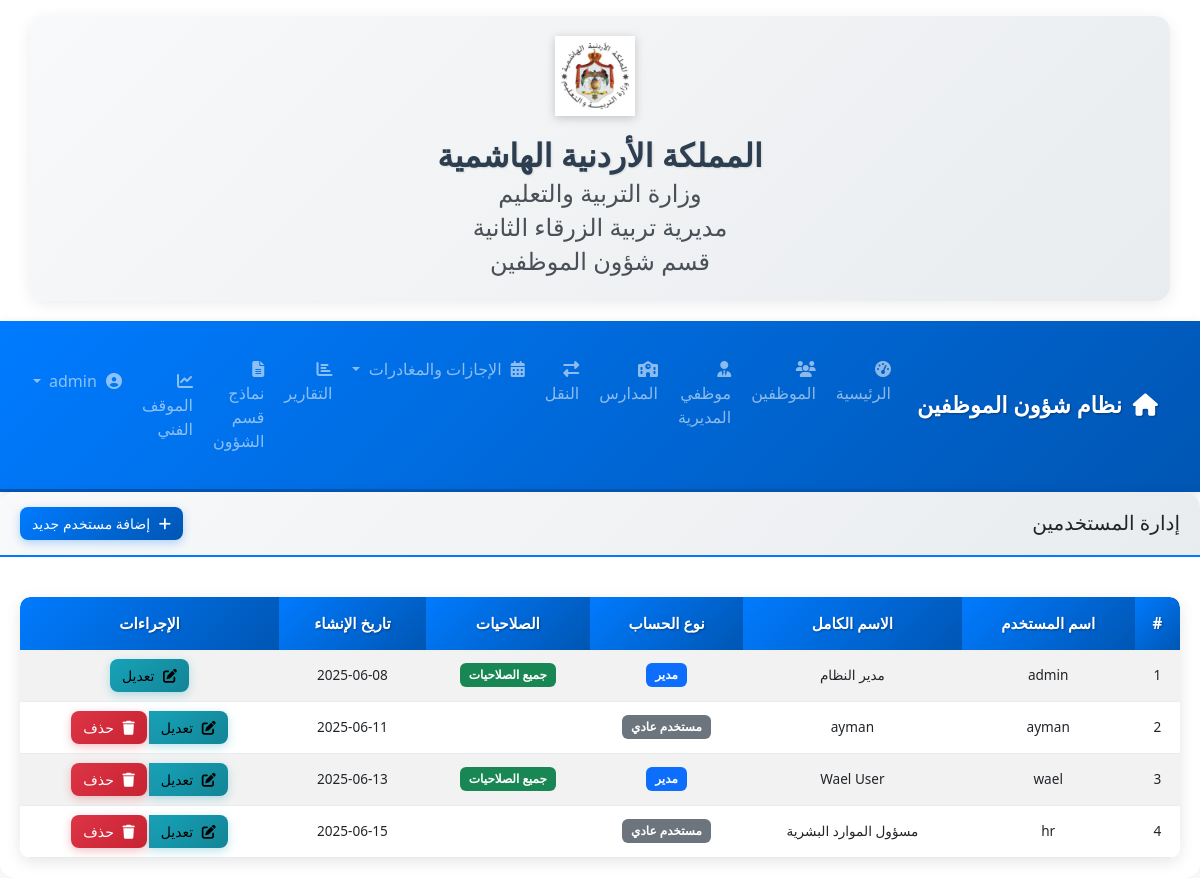
Screenshot of /users (signed in) with the database file from the repository.
### models.py (models this page shows, shortened)
class User(UserMixin, db.Model):
    id = db.Column(db.Integer, primary_key=True)
    username = db.Column(db.String(64), unique=True, nullable=False)
    password_hash = db.Column(db.String(128), nullable=False)
    full_name = db.Column(db.String(100), nullable=False)
    is_admin = db.Column(db.Boolean, default=False)
    created_at = db.Column(db.DateTime, default=datetime.utcnow)
    can_backup_database = db.Column(db.Boolean, default=False)
    can_view_employees_list = db.Column(db.Boolean, default=False)
    can_view_employee_details = db.Column(db.Boolean, default=False)
    can_edit_employees_data = db.Column(db.Boolean, default=False)
    can_add_new_employee = db.Column(db.Boolean, default=False)
    can_delete_employee = db.Column(db.Boolean, default=False)
    can_view_schools_list = db.Column(db.Boolean, default=False)
    can_view_school_details = db.Column(db.Boolean, default=False)
    can_edit_schools_data = db.Column(db.Boolean, default=False)
    can_add_new_school = db.Column(db.Boolean, default=False)
    can_delete_school = db.Column(db.Boolean, default=False)  # نقل هذا العمود إلى هنا
    can_view_leaves_list = db.Column(db.Boolean, default=False)
    can_view_leave_details = db.Column(db.Boolean, default=False)
    can_edit_leaves_data = db.Column(db.Boolean, default=False)
    can_add_new_leave = db.Column(db.Boolean, default=False)
    can_delete_leave = db.Column(db.Boolean, default=False)
    can_manage_leave_balances = db.Column(db.Boolean, default=False)
    can_delete_leaves = db.Column(db.Boolean, default=False)
    can_approve_leaves = db.Column(db.Boolean, default=False)
    can_view_departures_list = db.Column(db.Boolean, default=False)
    can_view_departure_details = db.Column(db.Boolean, default=False)
    can_edit_departures_data = db.Column(db.Boolean, default=False)
    can_add_new_departure = db.Column(db.Boolean, default=False)
    can_delete_departure = db.Column(db.Boolean, default=False)
    can_view_departures = db.Column(db.Boolean, default=False)
    can_add_departures = db.Column(db.Boolean, default=False)
    can_edit_departures = db.Column(db.Boolean, default=False)
    can_delete_departures = db.Column(db.Boolean, default=False)
    can_convert_departures = db.Column(db.Boolean, default=False)
    can_view_transfers_list = db.Column(db.Boolean, default=False)
    can_view_transfer_details = db.Column(db.Boolean, default=False)
    can_edit_transfers_data = db.Column(db.Boolean, default=False)
    can_add_new_transfer = db.Column(db.Boolean, default=False)
    can_delete_transfer = db.Column(db.Boolean, default=False)
    can_view_leave_reports = db.Column(db.Boolean, default=False)
    can_view_departure_reports = db.Column(db.Boolean, default=False)
    can_export_employee_data = db.Column(db.Boolean, default=False)
    can_export_school_data = db.Column(db.Boolean, default=False)
    can_export_report_data = db.Column(db.Boolean, default=False)
    can_export_employees = db.Column(db.Boolean, default=False)
    can_export_leaves = db.Column(db.Boolean, default=False)
    can_export_departures = db.Column(db.Boolean, default=False)
    can_export_balances = db.Column(db.Boolean, default=False)
    can_export_reports = db.Column(db.Boolean, default=False)
    can_view_users_list = db.Column(db.Boolean, default=False)
    can_add_new_user = db.Column(db.Boolean, default=False)
    can_manage_user_permissions = db.Column(db.Boolean, default=False)
    can_view_forms_list = db.Column(db.Boolean, default=False)
    can_edit_forms_data = db.Column(db.Boolean, default=False)
    can_add_new_form = db.Column(db.Boolean, default=False)
    can_delete_form = db.Column(db.Boolean, default=False)
    can_process_monthly_departures = db.Column(db.Boolean, default=False)
    can_view_statistics = db.Column(db.Boolean, default=False)
    can_view_employee_reports = db.Column(db.Boolean, default=False)
    can_view_school_reports = db.Column(db.Boolean, default=False)
    can_view_comprehensive_reports = db.Column(db.Boolean, default=False)
    can_view_system_logs = db.Column(db.Boolean, default=False)
    can_manage_system_settings = db.Column(db.Boolean, default=False)
    can_view_employees = db.Column(db.Boolean, default=False)
    can_add_employees = db.Column(db.Boolean, default=False)
    can_edit_employees = db.Column(db.Boolean, default=False)
    can_delete_employees = db.Column(db.Boolean, default=False)
    can_view_own_school_only = db.Column(db.Boolean, default=False)
    def has_permission(self, permission=None):
        if self.is_admin:
            if permission:
                return True

### routes/auth_routes.py (the view)
@auth.route('/users')
@permission_required('can_manage_users')
def users():
    users = User.query.all()
    return render_template('users.html', users=users)

### app.py (called while the page is built)
@app.context_processor
def inject_now():
    return {'now': datetime.now()}

@app.context_processor
def inject_user():
    current_user = None
    if 'user_id' in session:
        current_user = User.query.get(session['user_id'])
    return dict(current_user=current_user)

@app.before_request
def check_login():
    allowed_routes = ['auth.login', 'static']
    if 'user_id' not in session and request.endpoint and not any(request.endpoint.startswith(route) for route in allowed_routes):
        return redirect(url_for('auth.login'))

### templates/users.html (shortened to what this page needs)
{% extends "base.html" %}
{% block content %}
<div class="card">
    <div class="card-header d-flex justify-content-between align-items-center">
        <h5 class="mb-0">إدارة المستخدمين</h5>
        <a href="{{ url_for('auth.add_user') }}" class="btn btn-primary btn-sm">
            <i class="fas fa-plus"></i> إضافة مستخدم جديد
        </a>
    </div>
    <div class="card-body">
        {% if users %}
        <div class="table-responsive">
            <table class="table table-striped table-hover">
                <thead>
                    <tr>
                        <th>#</th>
                        <th>اسم المستخدم</th>
                        <th>الاسم الكامل</th>
                        <th>نوع الحساب</th>
                        <th>الصلاحيات</th>
                        <th>تاريخ الإنشاء</th>
                        <th>الإجراءات</th>
                    </tr>
                </thead>
                <tbody>
                    {% for user in users %}
                    <tr>
                        <td>{{ loop.index }}</td>
                        <td>{{ user.username }}</td>
                        <td>{{ user.full_name }}</td>
                        <td>
                            {% if user.is_admin %}
                            <span class="badge bg-primary">مدير</span>
                            {% else %}
                            <span class="badge bg-secondary">مستخدم عادي</span>
                            {% endif %}
                        </td>
                        <td>
                            {% if user.is_admin %}
                            <span class="badge bg-success">جميع الصلاحيات</span>
                            {% endif %}
                        </td>
                        <td>{{ user.created_at.strftime('%Y-%m-%d') }}</td>
                        <td>
                            <div class="btn-group">
                                <a href="{{ url_for('auth.edit_user', id=user.id) }}" class="btn btn-sm btn-info">
                                    <i class="fas fa-edit"></i> تعديل
                                </a>
                                {% if user.id != session.get('user_id') %}
                                <form action="{{ url_for('auth.delete_user', id=user.id) }}" method="post" style="display:inline;" onsubmit="return window.confirm('هل أنت متأكد من حذف المستخدم {{ user.username }}؟')">
                                    <button type="submit" class="btn btn-sm btn-danger">
                                        <i class="fas fa-trash"></i> حذف
                                    </button>
                                </form>
                                {% endif %}
                            </div>
                        </td>
                    </tr>
                    {% endfor %}
                </tbody>
            </table>
        </div>
        {% else %}
        <div class="alert alert-info">
            لا يوجد مستخدمين حالياً.
        </div>
        {% endif %}
    </div>
</div>
{% endblock %}

### static/css/style.css (style rules this page uses)
.table-responsive { margin-top: 20px; }
.table { margin-bottom: 0; }
.table th { background-color: #f8f9fa; font-weight: bold; text-align: center; }
.table td { text-align: center; vertical-align: middle; }
.card { border: none; border-radius: 15px; box-shadow: 0 5px 20px rgba(0, 0, 0, 0.08); transition: all 0.3s ease; overflow: hidden; }
.card-header { background: linear-gradient(135deg, #f8f9fa 0%, #e9ecef 100%); border-bottom: 2px solid #007bff; font-weight: bold; padding: 15px 20px; border-radius: 15px 15px 0 0 !important; }
.card-body { padding: 20px; }
.table { border-radius: 10px; overflow: hidden; box-shadow: 0 3px 15px rgba(0, 0, 0, 0.08); margin-bottom: 0; }
.table thead th { background: linear-gradient(135deg, #007bff 0%, #0056b3 100%); color: white; font-weight: 600; text-align: center; border: none; padding: 15px 10px; font-size: 0.95rem; text-shadow: 1px 1px 2px rgba(0, 0, 0, 0.3); }
.table tbody tr { transition: all 0.3s ease; }
.table td { text-align: center; vertical-align: middle; padding: 12px 10px; border-color: #e9ecef; }
.table-striped tbody tr:nth-of-type(odd) { background-color: rgba(0, 123, 255, 0.03); }
.btn { border-radius: 8px; font-weight: 500; padding: 8px 16px; transition: all 0.3s ease; border: none; position: relative; overflow: hidden; }
.btn:before { content: ''; position: absolute; top: 0; left: -100%; width: 100%; height: 100%; background: linear-gradient(90deg, transparent, rgba(255, 255, 255, 0.2), transparent); transition: left 0.5s; }
.btn-primary { background: linear-gradient(135deg, #007bff 0%, #0056b3 100%); box-shadow: 0 3px 10px rgba(0, 123, 255, 0.3); }
.btn-danger { background: linear-gradient(135deg, #dc3545 0%, #c82333 100%); box-shadow: 0 3px 10px rgba(220, 53, 69, 0.3); }
.btn-info { background: linear-gradient(135deg, #17a2b8 0%, #138496 100%); box-shadow: 0 3px 10px rgba(23, 162, 184, 0.3); }
.btn-sm { padding: 6px 12px; font-size: 0.875rem; }
.fas, .far { margin-left: 5px; }
.table th { white-space: nowrap; font-size: 0.9rem; }
.table td { font-size: 0.85rem; padding: 8px 6px; }
.badge { font-size: 0.75rem; }
.btn-group .btn { margin: 1px; }
.badge { padding: 0.5em 0.75em; border-radius: 6px; }
.badge.bg-secondary { background-color: #6c757d !important; }
.badge.bg-success { background-color: #198754 !important; }
.table-responsive { border-radius: 10px; box-shadow: 0 4px 15px rgba(0, 0, 0, 0.1); }

### rows the page displays
User: username "admin", full_name "مدير النظام", is_admin "مدير", created_at "2025-06-08"
User: username "ayman", full_name "ayman", is_admin "مستخدم عادي", created_at "2025-06-11"
User: username "wael", full_name "Wael User", is_admin "مدير", created_at "2025-06-13"
User: username "hr", full_name "مسؤول الموارد البشرية", is_admin "مستخدم عادي", created_at "2025-06-15"
